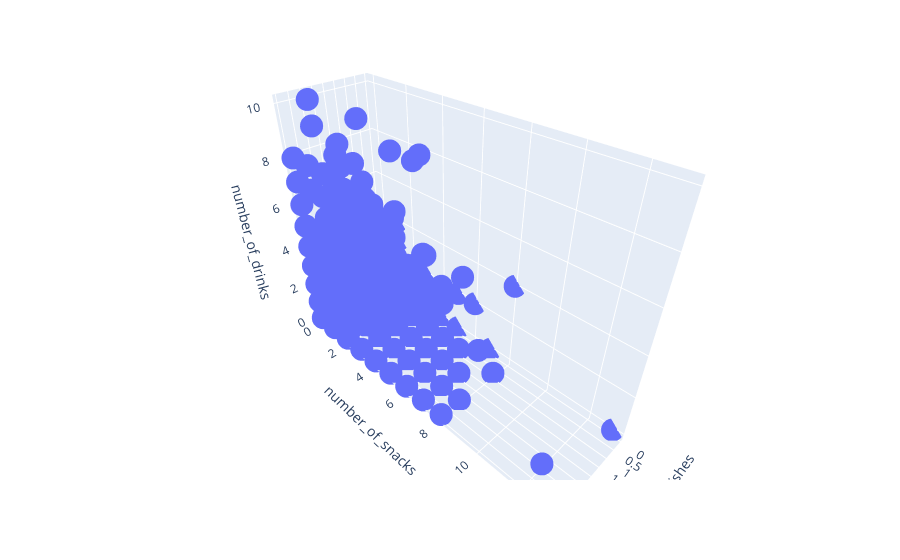

Source (notebook cell):
### Markdown cell above
## Linear Regression

Multiple linear regression have been made in order to shape a model that can predict when customers will order an extra drink.

### Code cell
lin = slr.show_model(no_outlier_df, ['number_of_maindishes', 'number_of_snacks', 'is_takeaway', 'sales_channel', 'order_total'], ['number_of_drinks'], test_size=0.2, random_state=42)

### Figure 1 — Plotly figure (JSON) as saved in the notebook; plotly's stock layout.template omitted (floating-point values rounded to 4 significant figures; data arrays with more than 128 entries replaced by an {"elided": "..."} marker saying what was removed)
{"data": [{"hovertemplate": "number_of_maindishes=%{x}<br>number_of_snacks=%{y}<br>number_of_drinks=%{z}<extra></extra>", "legendgroup": "", "marker": {"color": "#636efa", "symbol": "circle"}, "mode": "markers", "name": "", "scene": "scene", "showlegend": false, "type": "scatter3d", "x": {"elided": "8540 float values"}, "y": {"elided": "8540 float values"}, "z": {"elided": "8540 float values"}}], "layout": {"legend": {"tracegroupgap": 0}, "margin": {"t": 60}, "scene": {"domain": {"x": [0, 1], "y": [0, 1]}, "xaxis": {"title": {"text": "number_of_maindishes"}}, "yaxis": {"title": {"text": "number_of_snacks"}}, "zaxis": {"title": {"text": "number_of_drinks"}}}}}
